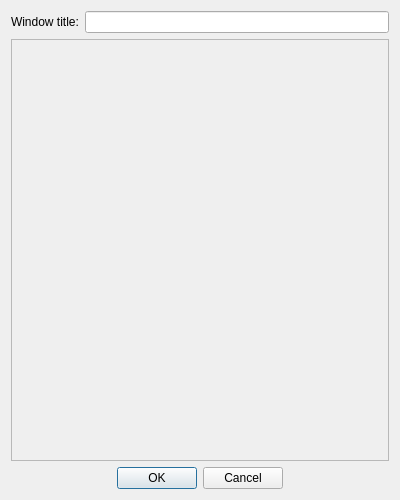
<?xml version="1.0" encoding="UTF-8"?>
<ui version="4.0">
 <class>DefaultElementDialog</class>
 <widget class="QDialog" name="DefaultElementDialog">
  <property name="geometry">
   <rect>
    <x>0</x>
    <y>0</y>
    <width>400</width>
    <height>500</height>
   </rect>
  </property>
  <property name="windowTitle">
   <string>Dialog</string>
  </property>
  <layout class="QVBoxLayout" name="verticalLayout" stretch="0,1,0">
   <item>
    <layout class="QHBoxLayout" name="horizontalLayout">
     <item>
      <widget class="QLabel" name="label">
       <property name="sizePolicy">
        <sizepolicy hsizetype="Fixed" vsizetype="Fixed">
         <horstretch>0</horstretch>
         <verstretch>0</verstretch>
        </sizepolicy>
       </property>
       <property name="text">
        <string>Window title:</string>
       </property>
      </widget>
     </item>
     <item>
      <widget class="QLineEdit" name="WindowNameLineEdit"/>
     </item>
    </layout>
   </item>
   <item>
    <widget class="QSplitter" name="splitter">
     <property name="lineWidth">
      <number>1</number>
     </property>
     <property name="orientation">
      <enum>Qt::Horizontal</enum>
     </property>
     <widget class="DefaultDialogFrame" name="defaultFrame">
      <property name="frameShape">
       <enum>QFrame::StyledPanel</enum>
      </property>
      <property name="frameShadow">
       <enum>QFrame::Raised</enum>
      </property>
     </widget>
    </widget>
   </item>
   <item>
    <widget class="QDialogButtonBox" name="buttonBox">
     <property name="orientation">
      <enum>Qt::Horizontal</enum>
     </property>
     <property name="standardButtons">
      <set>QDialogButtonBox::Cancel|QDialogButtonBox::Ok</set>
     </property>
     <property name="centerButtons">
      <bool>true</bool>
     </property>
    </widget>
   </item>
  </layout>
 </widget>
 <customwidgets>
  <customwidget>
   <class>DefaultDialogFrame</class>
   <extends>QFrame</extends>
   <header>DefaultDialogFrame.h</header>
   <container>1</container>
  </customwidget>
 </customwidgets>
 <resources/>
 <connections>
  <connection>
   <sender>buttonBox</sender>
   <signal>accepted()</signal>
   <receiver>DefaultElementDialog</receiver>
   <slot>accept()</slot>
   <hints>
    <hint type="sourcelabel">
     <x>248</x>
     <y>254</y>
    </hint>
    <hint type="destinationlabel">
     <x>157</x>
     <y>274</y>
    </hint>
   </hints>
  </connection>
  <connection>
   <sender>buttonBox</sender>
   <signal>rejected()</signal>
   <receiver>DefaultElementDialog</receiver>
   <slot>reject()</slot>
   <hints>
    <hint type="sourcelabel">
     <x>316</x>
     <y>260</y>
    </hint>
    <hint type="destinationlabel">
     <x>286</x>
     <y>274</y>
    </hint>
   </hints>
  </connection>
 </connections>
</ui>
